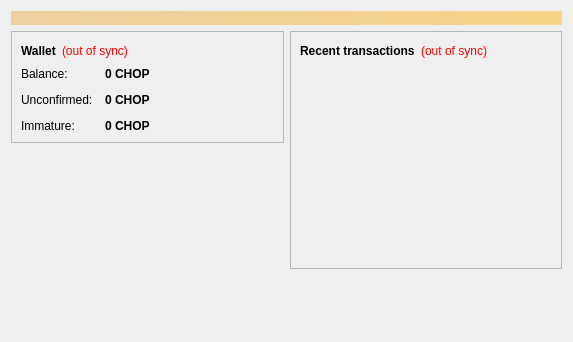
<?xml version="1.0" encoding="UTF-8"?>
<ui version="4.0">
 <class>OverviewPage</class>
 <widget class="QWidget" name="OverviewPage">
  <property name="geometry">
   <rect>
    <x>0</x>
    <y>0</y>
    <width>573</width>
    <height>342</height>
   </rect>
  </property>
  <property name="windowTitle">
   <string>Form</string>
  </property>
  <layout class="QVBoxLayout" name="topLayout">
   <item>
    <widget class="QLabel" name="labelAlerts">
     <property name="visible">
      <bool>false</bool>
     </property>
     <property name="styleSheet">
      <string notr="true">background-color: qlineargradient(x1: 0, y1: 0, x2: 1, y2: 0, stop:0 #F0D0A0, stop:1 #F8D488); color:#000000;</string>
     </property>
     <property name="wordWrap">
      <bool>true</bool>
     </property>
     <property name="margin">
      <number>3</number>
     </property>
    </widget>
   </item>
   <item>
    <layout class="QHBoxLayout" name="horizontalLayout" stretch="1,1">
     <item>
      <layout class="QVBoxLayout" name="verticalLayout_2">
       <item>
        <widget class="QFrame" name="frame">
         <property name="frameShape">
          <enum>QFrame::StyledPanel</enum>
         </property>
         <property name="frameShadow">
          <enum>QFrame::Raised</enum>
         </property>
         <layout class="QVBoxLayout" name="verticalLayout_4">
          <item>
           <layout class="QHBoxLayout" name="horizontalLayout_4">
            <item>
             <widget class="QLabel" name="label_5">
              <property name="font">
               <font>
                <weight>75</weight>
                <bold>true</bold>
               </font>
              </property>
              <property name="text">
               <string>Wallet</string>
              </property>
             </widget>
            </item>
            <item>
             <widget class="QLabel" name="labelWalletStatus">
              <property name="toolTip">
               <string>The displayed information may be out of date. Your wallet automatically synchronizes with the Chopcoin network after a connection is established, but this process has not completed yet.</string>
              </property>
              <property name="styleSheet">
               <string notr="true">QLabel { color: red; }</string>
              </property>
              <property name="text">
               <string notr="true">(out of sync)</string>
              </property>
              <property name="alignment">
               <set>Qt::AlignLeading|Qt::AlignLeft|Qt::AlignVCenter</set>
              </property>
             </widget>
            </item>
            <item>
             <spacer name="horizontalSpacer_2">
              <property name="orientation">
               <enum>Qt::Horizontal</enum>
              </property>
              <property name="sizeHint" stdset="0">
               <size>
                <width>40</width>
                <height>20</height>
               </size>
              </property>
             </spacer>
            </item>
           </layout>
          </item>
          <item>
           <layout class="QFormLayout" name="formLayout_2">
            <property name="fieldGrowthPolicy">
             <enum>QFormLayout::AllNonFixedFieldsGrow</enum>
            </property>
            <property name="horizontalSpacing">
             <number>12</number>
            </property>
            <property name="verticalSpacing">
             <number>12</number>
            </property>
            <item row="0" column="0">
             <widget class="QLabel" name="label">
              <property name="text">
               <string>Balance:</string>
              </property>
             </widget>
            </item>
            <item row="0" column="1">
             <widget class="QLabel" name="labelBalance">
              <property name="font">
               <font>
                <weight>75</weight>
                <bold>true</bold>
               </font>
              </property>
              <property name="cursor">
               <cursorShape>IBeamCursor</cursorShape>
              </property>
              <property name="toolTip">
               <string>Your current balance</string>
              </property>
              <property name="text">
               <string notr="true">0 CHOP</string>
              </property>
              <property name="textInteractionFlags">
               <set>Qt::LinksAccessibleByMouse|Qt::TextSelectableByKeyboard|Qt::TextSelectableByMouse</set>
              </property>
             </widget>
            </item>
            <item row="1" column="0">
             <widget class="QLabel" name="label_3">
              <property name="text">
               <string>Unconfirmed:</string>
              </property>
             </widget>
            </item>
            <item row="1" column="1">
             <widget class="QLabel" name="labelUnconfirmed">
              <property name="font">
               <font>
                <weight>75</weight>
                <bold>true</bold>
               </font>
              </property>
              <property name="cursor">
               <cursorShape>IBeamCursor</cursorShape>
              </property>
              <property name="toolTip">
               <string>Total of transactions that have yet to be confirmed, and do not yet count toward the current balance</string>
              </property>
              <property name="text">
               <string notr="true">0 CHOP</string>
              </property>
              <property name="textInteractionFlags">
               <set>Qt::LinksAccessibleByMouse|Qt::TextSelectableByKeyboard|Qt::TextSelectableByMouse</set>
              </property>
             </widget>
            </item>
            <item row="2" column="0">
             <widget class="QLabel" name="labelImmatureText">
              <property name="text">
               <string>Immature:</string>
              </property>
             </widget>
            </item>
            <item row="2" column="1">
             <widget class="QLabel" name="labelImmature">
              <property name="font">
               <font>
                <weight>75</weight>
                <bold>true</bold>
               </font>
              </property>
              <property name="toolTip">
               <string>Mined balance that has not yet matured</string>
              </property>
              <property name="text">
               <string notr="true">0 CHOP</string>
              </property>
              <property name="textInteractionFlags">
               <set>Qt::LinksAccessibleByMouse|Qt::TextSelectableByKeyboard|Qt::TextSelectableByMouse</set>
              </property>
             </widget>
            </item>
           </layout>
          </item>
         </layout>
        </widget>
       </item>
       <item>
        <spacer name="verticalSpacer">
         <property name="orientation">
          <enum>Qt::Vertical</enum>
         </property>
         <property name="sizeHint" stdset="0">
          <size>
           <width>20</width>
           <height>40</height>
          </size>
         </property>
        </spacer>
       </item>
      </layout>
     </item>
     <item>
      <layout class="QVBoxLayout" name="verticalLayout_3">
       <item>
        <widget class="QFrame" name="frame_2">
         <property name="frameShape">
          <enum>QFrame::StyledPanel</enum>
         </property>
         <property name="frameShadow">
          <enum>QFrame::Raised</enum>
         </property>
         <layout class="QVBoxLayout" name="verticalLayout">
          <item>
           <layout class="QHBoxLayout" name="horizontalLayout_2">
            <item>
             <widget class="QLabel" name="label_4">
              <property name="text">
               <string>&lt;b&gt;Recent transactions&lt;/b&gt;</string>
              </property>
             </widget>
            </item>
            <item>
             <widget class="QLabel" name="labelTransactionsStatus">
              <property name="toolTip">
               <string>The displayed information may be out of date. Your wallet automatically synchronizes with the Chopcoin network after a connection is established, but this process has not completed yet.</string>
              </property>
              <property name="styleSheet">
               <string notr="true">QLabel { color: red; }</string>
              </property>
              <property name="text">
               <string notr="true">(out of sync)</string>
              </property>
              <property name="alignment">
               <set>Qt::AlignRight|Qt::AlignTrailing|Qt::AlignVCenter</set>
              </property>
             </widget>
            </item>
            <item>
             <spacer name="horizontalSpacer">
              <property name="orientation">
               <enum>Qt::Horizontal</enum>
              </property>
              <property name="sizeHint" stdset="0">
               <size>
                <width>40</width>
                <height>20</height>
               </size>
              </property>
             </spacer>
            </item>
           </layout>
          </item>
          <item>
           <widget class="QListView" name="listTransactions">
            <property name="styleSheet">
             <string notr="true">QListView { background: transparent; }</string>
            </property>
            <property name="frameShape">
             <enum>QFrame::NoFrame</enum>
            </property>
            <property name="verticalScrollBarPolicy">
             <enum>Qt::ScrollBarAlwaysOff</enum>
            </property>
            <property name="horizontalScrollBarPolicy">
             <enum>Qt::ScrollBarAlwaysOff</enum>
            </property>
            <property name="selectionMode">
             <enum>QAbstractItemView::NoSelection</enum>
            </property>
           </widget>
          </item>
         </layout>
        </widget>
       </item>
       <item>
        <spacer name="verticalSpacer_2">
         <property name="orientation">
          <enum>Qt::Vertical</enum>
         </property>
         <property name="sizeHint" stdset="0">
          <size>
           <width>20</width>
           <height>40</height>
          </size>
         </property>
        </spacer>
       </item>
      </layout>
     </item>
    </layout>
   </item>
  </layout>
 </widget>
 <resources/>
 <connections/>
</ui>
